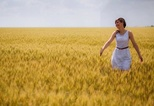
%> input picture Extra/poisson.jpg, 154 x 106 px, shrunk from 392 x 270 before the run
$ octave image_filter.m   (GNU Octave 9; MATLAB toolbox functions it lacks are replaced by stand-ins)
%> lines starting %> are read from the running program, lines starting %| are printed output that depends on the picture
image = rgb2gray(imread('poisson.jpg'));
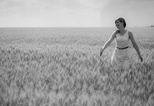
%> image: size 106x154 uint8; min 5, max 226, mean 160.7
figure('name', 'Original image');
imshow(image);

noise_image = imnoise(image,'salt & pepper',0.02);
figure('name', 'Image with noise');
imshow(noise_image);

median_filter_image = medfilt2(noise_image);
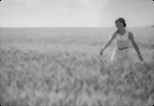
%> median_filter_image: size 106x154 uint8; min 0, max 225, mean 160.8
figure('name', 'Image after median filter');
imshow(median_filter_image);

gaussian_filter_image = imgaussfilt(image, 3);
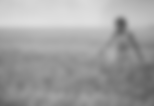
%> gaussian_filter_image: size 106x154 uint8; min 87, max 223, mean 160.6
figure('name', 'Image after Gaussian filter');
imshow(gaussian_filter_image);

detail_image = image - gaussian_filter_image;
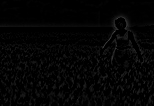
%> detail_image: size 106x154 uint8; min 0, max 72, mean 4.4
figure('name', 'Image detail');
imshow(detail_image);

emphasis_image = image + detail_image;
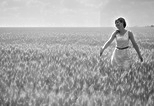
%> emphasis_image: size 106x154 uint8; min 5, max 255, mean 165
figure('name', 'Image emphasis');
imshow(emphasis_image);

filter = 1/81 * ones(9,9);
image_with_my_filter = imfilter(image,filter);
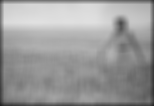
%> image_with_my_filter: size 106x154 uint8; min 31, max 224, mean 155.2
figure('name', 'Image with my filter');
imshow(image_with_my_filter);

$ run again, with Extra/intersectie.jpg copied over Extra/poisson.jpg
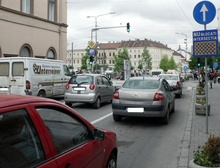
%> input picture Extra/intersectie.jpg, 220 x 168 px, shrunk from 800 x 610 before the run
%> `detail_image = image - gaussian_filter_image;`:
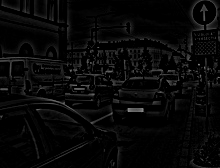
%> detail_image: size 168x220 uint8; min 0, max 139, mean 8
%> `image_with_my_filter = imfilter(image,filter);`:
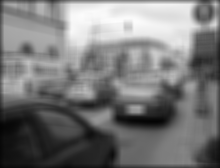
%> image_with_my_filter: size 168x220 uint8; min 4, max 253, mean 119.8
